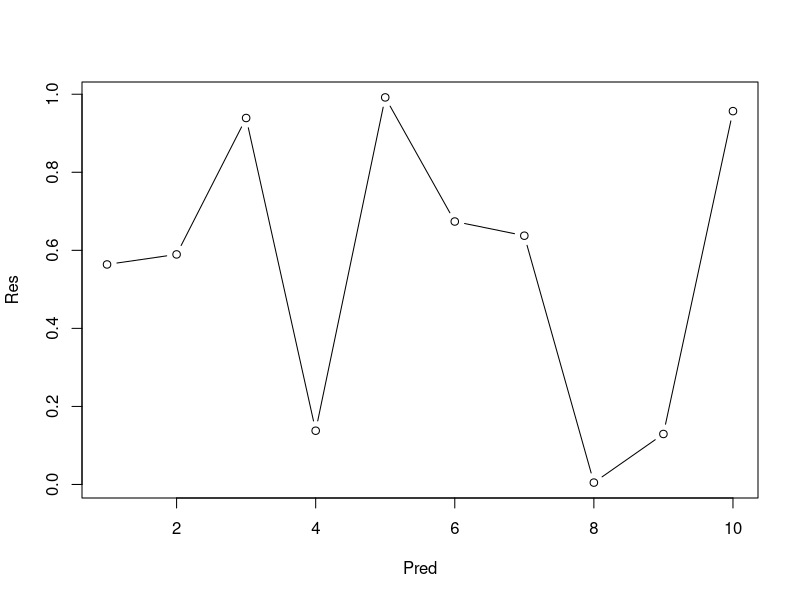
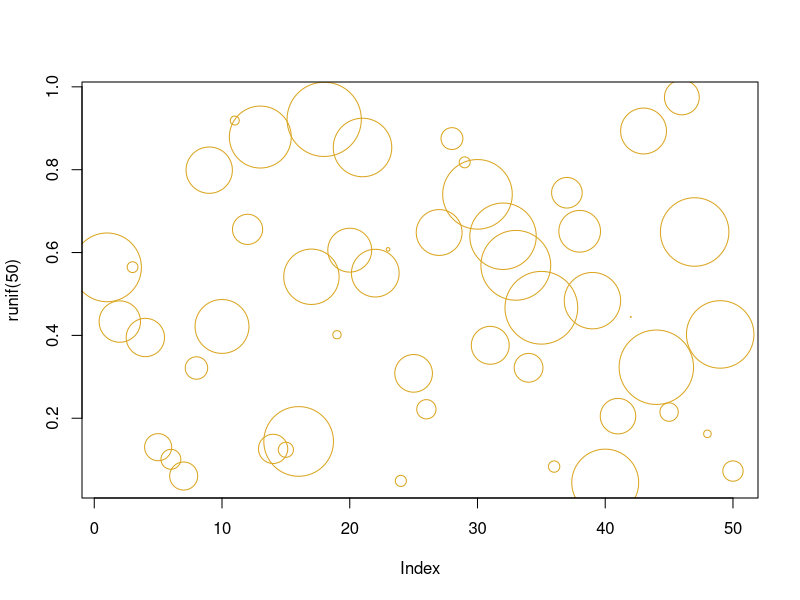

Write R code to recreate these figures, in order.
## ---- chunk 1
library(knitr)
kable(head(iris))
## ---- chunk 2
# Use comments extensively in ALL of your coding!
Pred <- seq(1,10)     # make a vector of integers from 1 to 10
Res <- runif(10)      # generate 10 draws from a random uniform (0,1) distribution

# print the random numbers
print(Res)

# plot the graph
plot(x=Pred,y=Res,type="b")
## ---- chunk 3
plot(runif(50),cex=10*runif(50),col="goldenrod")
print(rnorm(n=10, mean=10, sd=2))
